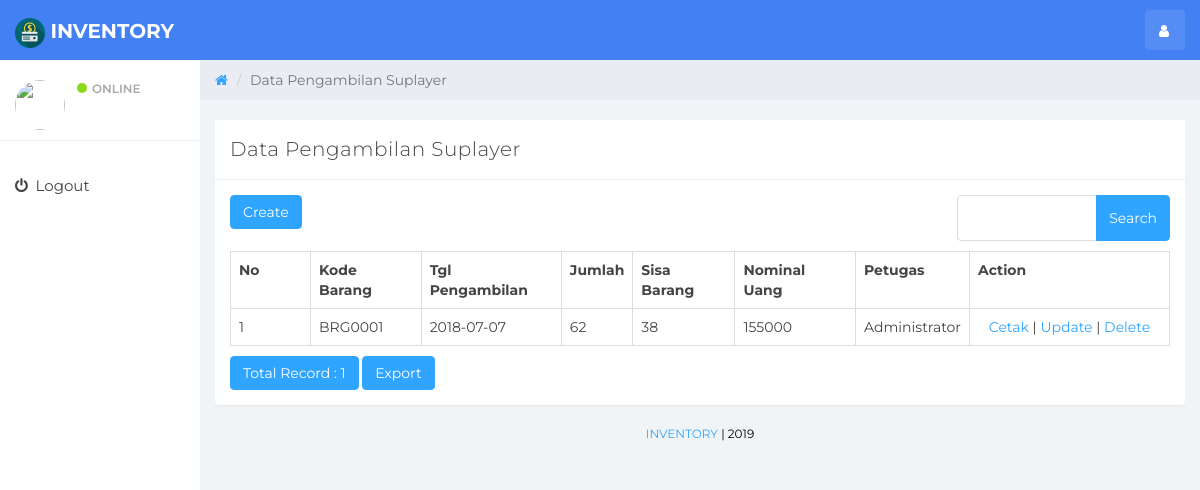
The app's page /index.php/pengambilan_suplayer with its own data.
### tables this page shows
CREATE TABLE `pengambilan_suplayer` (
  `id_pengambilan` int(11) NOT NULL AUTO_INCREMENT,
  `kode_barang` varchar(10) DEFAULT NULL,
  `tgl_pengambilan` date DEFAULT NULL,
  `jumlah` int(11) DEFAULT NULL,
  `sisa_barang` int(11) DEFAULT NULL,
  `nominal_uang` int(11) DEFAULT NULL,
  `petugas` varchar(20) DEFAULT NULL,
  PRIMARY KEY (`id_pengambilan`)
);

### application/controllers/Pengambilan_suplayer.php (called while the page is built, shortened)
<?php
class Pengambilan_suplayer extends CI_Controller
{
    function __construct()
    {
        $this->load->model('Pengambilan_suplayer_model');
        $this->load->library('form_validation');
    }
    public function index()
    {
        $q = urldecode($this->input->get('q', TRUE));
        $start = intval($this->input->get('start'));
        if ($q <> '') {
            $config['base_url'] = base_url() . 'pengambilan_suplayer/index.html?q=' . urlencode($q);
            $config['first_url'] = base_url() . 'pengambilan_suplayer/index.html?q=' . urlencode($q);
        } else {
            $config['base_url'] = base_url() . 'pengambilan_suplayer/index.html';
            $config['first_url'] = base_url() . 'pengambilan_suplayer/index.html';
        }
        $config['per_page'] = 10;
        $config['page_query_string'] = TRUE;
        $config['total_rows'] = $this->Pengambilan_suplayer_model->total_rows($q);
        $pengambilan_suplayer = $this->Pengambilan_suplayer_model->get_limit_data($config['per_page'], $start, $q);
        $this->load->library('pagination');
        $this->pagination->initialize($config);
        $data = array(
            'pengambilan_suplayer_data' => $pengambilan_suplayer,
            'q' => $q,
            'pagination' => $this->pagination->create_links(),
            'total_rows' => $config['total_rows'],
            'start' => $start,
            'konten' => 'pengambilan_suplayer/pengambilan_suplayer_list',
            'jdl' => 'Data Pengambilan Suplayer',
        );
        $this->load->view('v_index', $data);
    }
}

### index.php (called while the page is built, shortened)
<?php
require_once BASEPATH.'core/CodeIgniter.php';

### application/config/config.php (called while the page is built, shortened)
<?php
$config['base_url'] = "http://".$_SERVER['HTTP_HOST'];
$config['base_url'] .= preg_replace('@/+$@','',dirname($_SERVER['SCRIPT_NAME'])).'/';
$config['index_page'] = '';
$config['uri_protocol']	= 'REQUEST_URI';
$config['url_suffix'] = '.html';
$config['language']	= 'english';
$config['charset'] = 'UTF-8';
$config['enable_hooks'] = FALSE;
$config['subclass_prefix'] = 'MY_';
$config['composer_autoload'] = FALSE;
$config['permitted_uri_chars'] = 'a-z 0-9~%.:_\-';
$config['enable_query_strings'] = FALSE;
$config['controller_trigger'] = 'c';
$config['function_trigger'] = 'm';
$config['directory_trigger'] = 'd';
$config['allow_get_array'] = TRUE;
$config['log_threshold'] = 0;
$config['log_path'] = '';
$config['log_file_extension'] = '';
$config['log_file_permissions'] = 0644;
$config['log_date_format'] = 'Y-m-d H:i:s';
$config['error_views_path'] = '';
$config['cache_path'] = '';
$config['cache_query_string'] = FALSE;
$config['encryption_key'] = 'gfjfgjfgsg564674';
$config['sess_driver'] = 'files';
$config['sess_cookie_name'] = 'ci_session';
$config['sess_expiration'] = 7200;
$config['sess_save_path'] = NULL;
$config['sess_match_ip'] = FALSE;
$config['sess_time_to_update'] = 300;
$config['sess_regenerate_destroy'] = FALSE;
$config['cookie_prefix']	= '';
$config['cookie_domain']	= '';
$config['cookie_path']		= '/';
$config['cookie_secure']	= FALSE;
$config['cookie_httponly'] 	= FALSE;
$config['standardize_newlines'] = FALSE;
$config['global_xss_filtering'] = FALSE;
$config['csrf_protection'] = FALSE;
$config['csrf_token_name'] = 'csrf_test_name';
$config['csrf_cookie_name'] = 'csrf_cookie_name';
$config['csrf_expire'] = 7200;
$config['csrf_regenerate'] = TRUE;
$config['csrf_exclude_uris'] = array();
$config['compress_output'] = FALSE;
$config['time_reference'] = 'local';
$config['rewrite_short_tags'] = FALSE;
$config['proxy_ips'] = '';

### application/models/Pengambilan_suplayer_model.php (called while the page is built, shortened)
<?php
class Pengambilan_suplayer_model extends CI_Model
{
    public $table = 'pengambilan_suplayer';
    public $id = 'id_pengambilan';
    public $order = 'DESC';
    function total_rows($q = NULL) {
        $this->db->like('id_pengambilan', $q);
	$this->db->or_like('kode_barang', $q);
	$this->db->or_like('tgl_pengambilan', $q);
	$this->db->or_like('jumlah', $q);
	$this->db->or_like('sisa_barang', $q);
	$this->db->or_like('nominal_uang', $q);
	$this->db->or_like('petugas', $q);
	$this->db->from($this->table);
        return $this->db->count_all_results();
    }
    function get_limit_data($limit, $start = 0, $q = NULL) {
        $this->db->order_by($this->id, $this->order);
        $this->db->like('id_pengambilan', $q);
	$this->db->or_like('kode_barang', $q);
	$this->db->or_like('tgl_pengambilan', $q);
	$this->db->or_like('jumlah', $q);
	$this->db->or_like('sisa_barang', $q);
	$this->db->or_like('nominal_uang', $q);
	$this->db->or_like('petugas', $q);
	$this->db->limit($limit, $start);
        return $this->db->get($this->table)->result();
    }
}

### application/views/pengambilan_suplayer/pengambilan_suplayer_list.php (the view, shortened to what this page needs)
<div class="row" style="margin-bottom: 10px">
            <div class="col-md-4">
                <?php echo anchor(site_url('pengambilan_suplayer/create'),'Create', 'class="btn btn-primary"'); ?>
            </div>
            <div class="col-md-4 text-center">
            </div>
            <div class="col-md-1 text-right">
            </div>
            <div class="col-md-3 text-right">
                <form action="<?php echo site_url('pengambilan_suplayer/index'); ?>" class="form-inline" method="get">
                    <div class="input-group">
                        <input type="text" class="form-control" name="q" value="<?php echo $q; ?>">
                        <span class="input-group-btn">
                          <button class="btn btn-primary" type="submit">Search</button>
                        </span>
                    </div>
                </form>
            </div>
        </div>
        <table class="table table-bordered" style="margin-bottom: 10px">
            <tr>
                <th>No</th>
        <th>Kode Barang</th>
        <th>Tgl Pengambilan</th>
        <th>Jumlah</th>
        <th>Sisa Barang</th>
        <th>Nominal Uang</th>
        <th>Petugas</th>
        <th>Action</th>
            </tr><?php
            foreach ($pengambilan_suplayer_data as $pengambilan_suplayer)
            {
                ?>
                <tr>
            <td width="80px"><?php echo ++$start ?></td>
            <td><?php echo $pengambilan_suplayer->kode_barang ?></td>
            <td><?php echo $pengambilan_suplayer->tgl_pengambilan ?></td>
            <td><?php echo $pengambilan_suplayer->jumlah ?></td>
            <td><?php echo $pengambilan_suplayer->sisa_barang ?></td>
            <td><?php echo $pengambilan_suplayer->nominal_uang ?></td>
            <td><?php echo $pengambilan_suplayer->petugas ?></td>
            <td style="text-align:center" width="200px">
                <?php
                echo anchor(site_url('pengambilan_suplayer/read/'.$pengambilan_suplayer->id_pengambilan),'Cetak');
                echo ' | ';
                echo anchor(site_url('pengambilan_suplayer/update/'.$pengambilan_suplayer->id_pengambilan),'Update');
                echo ' | ';
                echo anchor(site_url('pengambilan_suplayer/delete/'.$pengambilan_suplayer->id_pengambilan),'Delete','onclick="javasciprt: return confirm(\'Are You Sure ?\')"');
                ?>
            </td>
        </tr>
                <?php
            }
            ?>
        </table>
        <div class="row">
            <div class="col-md-6">
                <a href="#" class="btn btn-primary">Total Record : <?php echo $total_rows ?></a>
        <?php echo anchor(site_url('pengambilan_suplayer/excel'), 'Export', 'class="btn btn-primary"'); ?>
        </div>
            <div class="col-md-6 text-right">
            </div>
        </div>

### assets/css/styles.css (style rules this page uses)
body { background: #f1f4f7; padding-top: 60px; font-size: 14px; color: #444444; font-family: "Montserrat", "Helvetica Neue", Helvetica, Arial, sans-serif; }
a, a:hover, a:focus { color: #30a5ff; }
input.form-control { border: 1px solid #ddd; box-shadow: none; height: 46px; }
.input-group-btn .btn { height: 46px; }
.btn-primary, .btn-primary:hover, .btn-primary:focus, .btn-primary:active, .btn-primary.active, .open > .dropdown-toggle.btn-primary, .btn-primary.disabled, .btn-primary[disabled], fieldset[disabled] .btn-primary, .btn-primary.disabled:hover, .btn-primary[disabled]:hover, fieldset[disabled] .btn-primary:hover, .btn-primary.disabled:focus, .btn-primary[disabled]:focus, fieldset[disabled] .btn-primary:focus, .btn-primary.disabled:active, .btn-primary[disabled]:active, fieldset[disabled] .btn-primary:active, .btn-primary.disabled.active, .btn-primary[disabled].active, fieldset[disabled] .btn-primary.active { background-color: #30a5ff; border-color: #30a5ff; }
.table { background: #fff; }

### records on screen
pengambilan_suplayer: kode_barang "BRG0001", tgl_pengambilan "2018-07-07", jumlah "62", sisa_barang "38", nominal_uang "155000", petugas "Administrator", id_pengambilan "Cetak", id_pengambilan "Update", id_pengambilan "Delete"

### other values on screen
$jdl "Data Pengambilan Suplayer"
$total_rows "1"
